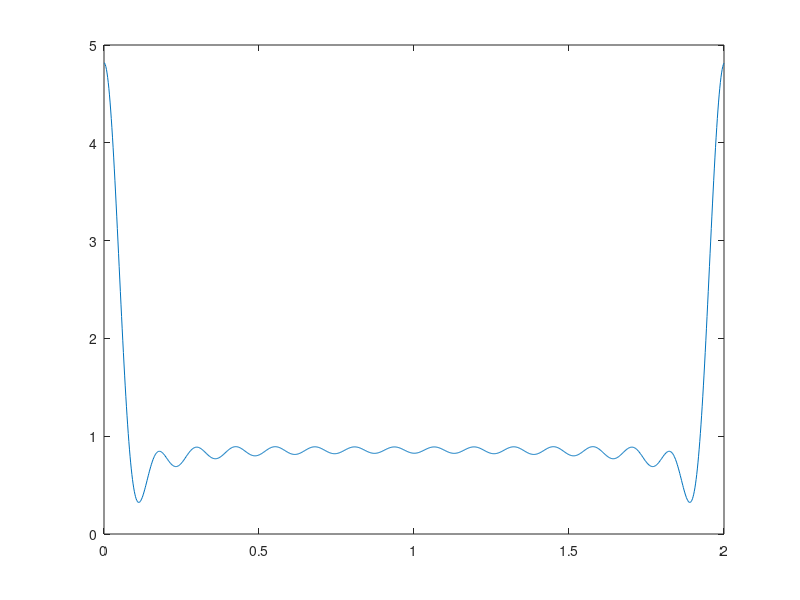

Here is the MATLAB script that generated this plot:
close all;clear all;clc;
ws=.04;
wp=.02;
as=20;
rp=2;
[N,wn]=ellipord(wp,ws,rp,as);
[B,A]=ellip(N,rp,as,wn,'low');
H=freqz(B,A);
H=abs(H);
h=ifft(H);
h=real(h');
hnew=[h(length(h)-14:length(h)),h(1:16)];
hnew=hnew./max(hnew);
Hnew=fft(hnew,1024);
w=linspace(0,2,1024);
plot(w,abs(Hnew));